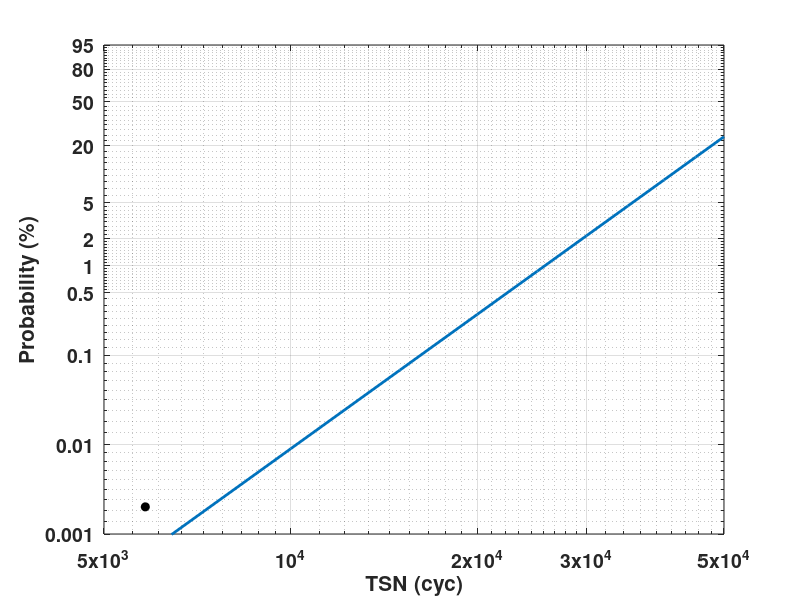

Here is the MATLAB script that generated this plot:
% Weibull probability plot for 1st stage turbine blade in operation
%
% Revision history
% 121219 LDY Code was modified from 'ct7_turbine_blade_analysis/plotWblProbPaperTime.m'.
% 121219 LDY Code was modified for data in cycles.

clear; clc;

% Constant
EFHPerCyc = 1/1.7;        % Engine flight hour per cycle, [h/cyc]

% Parameters (JMP results)
alpha95low = 13786.0;    % Lower 95%
alpha95up = 24134.4;     % Upper 95%
alpha = 18240.6;         % KAF data only
alphaGE = 64435.7;       % Including GE data
beta = 5;

% Fractured blade POF (Minitab results)
cycFail = 5829;    % [cyc]
pof = 0.00201349/100;

% Domain
X = linspace(5e3, 5e4, 10);

% Probability plot
loglog(X, X, '-', 'LineWidth', 2); hold on
loglog(cycFail, wblinv(pof, alphaGE, beta), 'ok', 'MarkerFaceColor', 'k');
hold off

% Format
grid on
axis([5e3, 5e4, wblinv([0.00001, 0.95], alphaGE, beta)]);
set(gca, 'XTick', [5000, 10000, 2e4, 3e4, 5e4]);
pLabel = [0.00001, 0.0001, 0.001, 0.005, 0.01, 0.02, 0.05, 0.2, 0.5, 0.8, 0.95];
set(gca, 'YTick', wblinv(pLabel, alphaGE, beta));
set(gca, 'YTickLabel', pLabel*100);
set(gca, 'FontSize', 14);
set(gca, 'FontWeight', 'bold');

xl = xlabel('TSN (cyc)');
set(xl, 'FontSize', 15);
set(xl, 'FontWeight', 'bold');
yl = ylabel('Probability (%)');
set(yl, 'FontSize', 15);
set(yl, 'FontWeight', 'bold');